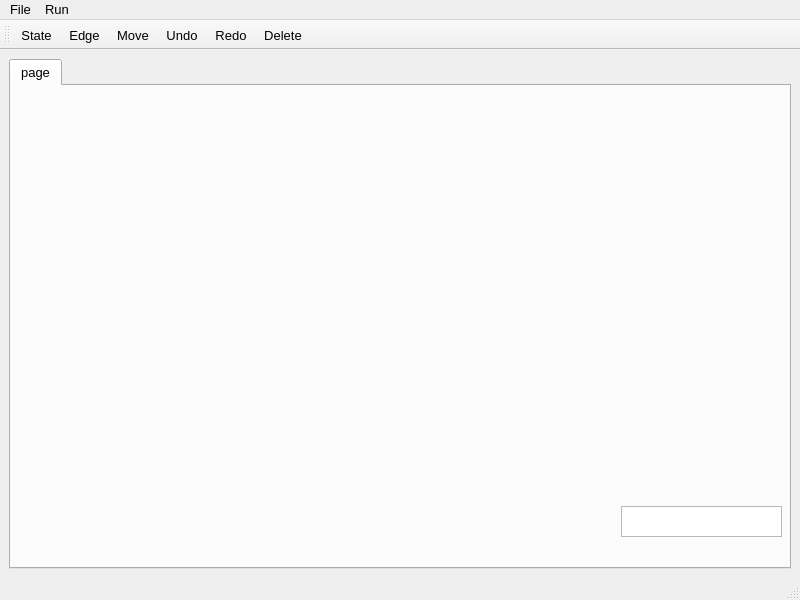
<?xml version="1.0" encoding="UTF-8"?>
<ui version="4.0">
 <class>Turing</class>
 <widget class="QMainWindow" name="Turing">
  <property name="geometry">
   <rect>
    <x>0</x>
    <y>0</y>
    <width>800</width>
    <height>600</height>
   </rect>
  </property>
  <property name="font">
   <font>
    <pointsize>10</pointsize>
   </font>
  </property>
  <property name="windowTitle">
   <string>MainWindow</string>
  </property>
  <widget class="QWidget" name="centralwidget">
   <layout class="QVBoxLayout" name="verticalLayout">
    <item>
     <widget class="QTabWidget" name="tabWidget">
      <property name="currentIndex">
       <number>0</number>
      </property>
      <widget class="QWidget" name="tab">
       <attribute name="title">
        <string>page</string>
       </attribute>
       <widget class="QTextEdit" name="textEdit">
        <property name="geometry">
         <rect>
          <x>610</x>
          <y>420</y>
          <width>161</width>
          <height>31</height>
         </rect>
        </property>
        <property name="font">
         <font>
          <pointsize>8</pointsize>
         </font>
        </property>
       </widget>
      </widget>
     </widget>
    </item>
   </layout>
  </widget>
  <widget class="QMenuBar" name="menubar">
   <property name="geometry">
    <rect>
     <x>0</x>
     <y>0</y>
     <width>800</width>
     <height>26</height>
    </rect>
   </property>
   <widget class="QMenu" name="menuFile">
    <property name="title">
     <string>File</string>
    </property>
    <addaction name="actionNew"/>
    <addaction name="actionOpen"/>
    <addaction name="separator"/>
    <addaction name="actionSave"/>
    <addaction name="actionSave_as"/>
    <addaction name="separator"/>
    <addaction name="actionExit"/>
   </widget>
   <widget class="QMenu" name="menuRun">
    <property name="title">
     <string>Run</string>
    </property>
    <addaction name="actionFast_Run"/>
    <addaction name="actionStep_by_Step"/>
    <addaction name="actionMultiple_Run"/>
   </widget>
   <addaction name="menuFile"/>
   <addaction name="menuRun"/>
  </widget>
  <widget class="QStatusBar" name="statusbar"/>
  <widget class="QToolBar" name="toolBar">
   <property name="windowTitle">
    <string>toolBar</string>
   </property>
   <attribute name="toolBarArea">
    <enum>TopToolBarArea</enum>
   </attribute>
   <attribute name="toolBarBreak">
    <bool>false</bool>
   </attribute>
   <addaction name="actionState"/>
   <addaction name="actionEdge"/>
   <addaction name="actionMove"/>
   <addaction name="actionUndo"/>
   <addaction name="actionRedo"/>
   <addaction name="actionDelete"/>
  </widget>
  <action name="actionNew">
   <property name="text">
    <string>New</string>
   </property>
  </action>
  <action name="actionOpen">
   <property name="text">
    <string>Open</string>
   </property>
  </action>
  <action name="actionSave">
   <property name="text">
    <string>Save</string>
   </property>
  </action>
  <action name="actionSave_as">
   <property name="text">
    <string>Save as</string>
   </property>
  </action>
  <action name="actionCopy">
   <property name="text">
    <string>Copy</string>
   </property>
  </action>
  <action name="actionCut">
   <property name="text">
    <string>Cut</string>
   </property>
  </action>
  <action name="actionPaste">
   <property name="text">
    <string>Paste</string>
   </property>
  </action>
  <action name="actionUndo">
   <property name="text">
    <string>Undo</string>
   </property>
  </action>
  <action name="actionRedo">
   <property name="text">
    <string>Redo</string>
   </property>
  </action>
  <action name="actionExit">
   <property name="text">
    <string>Exit</string>
   </property>
  </action>
  <action name="actionFast_Run">
   <property name="text">
    <string>Fast Run</string>
   </property>
  </action>
  <action name="actionMultiple_Run">
   <property name="text">
    <string>Multiple Run</string>
   </property>
  </action>
  <action name="actionStep_by_Step">
   <property name="text">
    <string>Step by Step </string>
   </property>
  </action>
  <action name="actionState">
   <property name="text">
    <string>State</string>
   </property>
  </action>
  <action name="actionEdge">
   <property name="text">
    <string>Edge</string>
   </property>
  </action>
  <action name="actionMove">
   <property name="text">
    <string>Move</string>
   </property>
  </action>
  <action name="actionDelete">
   <property name="text">
    <string>Delete</string>
   </property>
  </action>
 </widget>
 <resources/>
 <connections/>
</ui>
